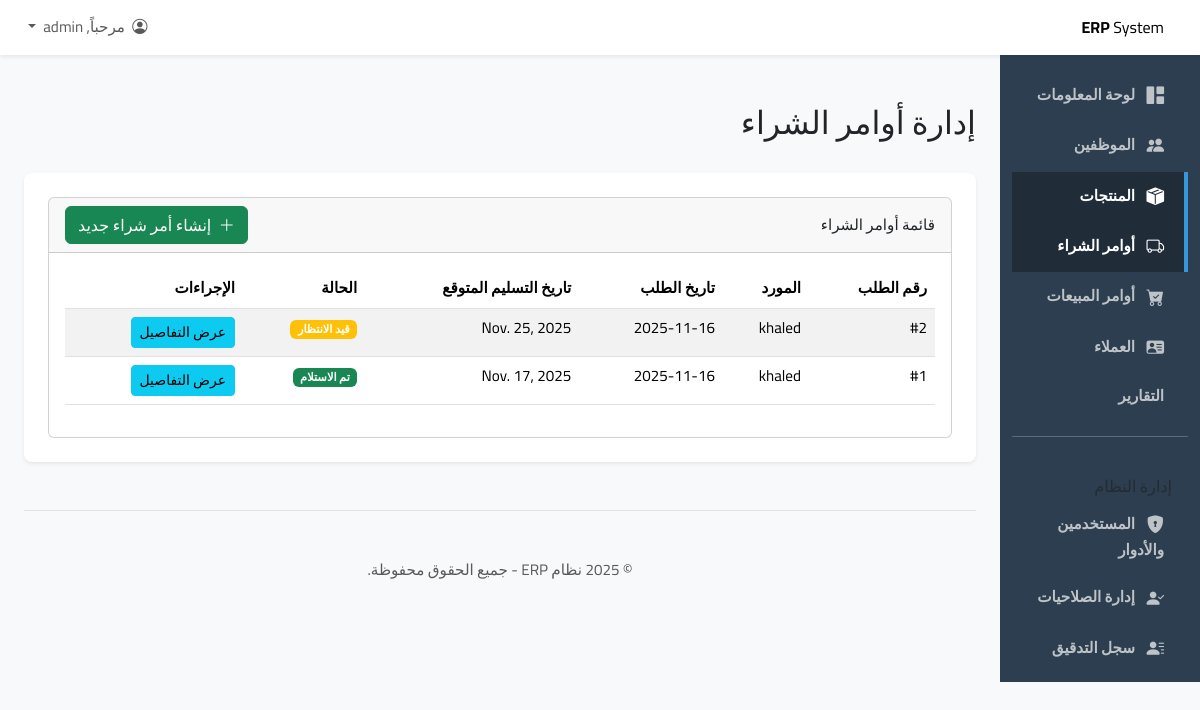
/products/purchase-orders/ (signed in), run on the app's committed database.
### inventory/models.py (models this page shows, shortened)
class PurchaseOrder(models.Model):
    STATUS_CHOICES = [
        ('PENDING', 'قيد الانتظار'),
        ('ORDERED', 'تم الطلب'),
        ('RECEIVED', 'تم الاستلام'),
    ]
    supplier = models.ForeignKey(Supplier, on_delete=models.CASCADE, verbose_name="المورد")
    order_date = models.DateTimeField(default=timezone.now, verbose_name="تاريخ الطلب")
    expected_delivery_date = models.DateField(null=True, blank=True, verbose_name="تاريخ التسليم المتوقع")
    status = models.CharField(max_length=20, choices=STATUS_CHOICES, default='PENDING', verbose_name="حالة الطلب")
    class Meta:
        verbose_name = "أمر شراء"
        verbose_name_plural = "أوامر الشراء"

class Supplier(models.Model):
    name = models.CharField(max_length=200, unique=True, verbose_name="اسم المورد")
    contact_person = models.CharField(max_length=100, blank=True, null=True, verbose_name="الشخص المسؤول")
    phone_number = models.CharField(max_length=20, blank=True, null=True, verbose_name="رقم الهاتف")
    email = models.EmailField(blank=True, null=True, verbose_name="البريد الإلكتروني")
    address = models.TextField(blank=True, null=True, verbose_name="العنوان")
    class Meta:
        verbose_name = "المورد"
        verbose_name_plural = "الموردين"

### inventory/views.py (the view)
# urls.py: path('', views.purchase_order_list_view, name='purchase_order_list'),
@login_required
def purchase_order_list_view(request):
    orders = PurchaseOrder.objects.all().order_by('-order_date')
    context = {'orders': orders}
    return render(request, 'inventory/purchase_order_list.html', context)

### inventory/templates/inventory/purchase_order_list.html (shortened to what this page needs)
{% extends "base.html" %}
{% block page_title %}إدارة أوامر الشراء{% endblock %}
{% block content %}
<div class="card">
    <div class="card-header d-flex justify-content-between align-items-center">
        <span>قائمة أوامر الشراء</span>
        <a href="{% url 'purchase_order_add' %}" class="btn btn-success">
            <i class="bi bi-plus-lg me-1"></i> إنشاء أمر شراء جديد
        </a>
    </div>
    <div class="card-body">
        <div class="table-responsive">
            <table class="table table-striped table-hover">
                <thead>
                    <tr>
                        <th>رقم الطلب</th>
                        <th>المورد</th>
                        <th>تاريخ الطلب</th>
                        <th>تاريخ التسليم المتوقع</th>
                        <th>الحالة</th>
                        <th>الإجراءات</th>
                    </tr>
                </thead>
                <tbody>
                    {% for order in orders %}
                    <tr>
                        <td>#{{ order.id }}</td>
                        <td>{{ order.supplier.name }}</td>
                        <td>{{ order.order_date|date:"Y-m-d" }}</td>
                        <td>{{ order.expected_delivery_date|default:"--" }}</td>
                        <td>
                            {% if order.status == 'RECEIVED' %}
                                <span class="badge bg-success">{{ order.get_status_display }}</span>
                            {% elif order.status == 'ORDERED' %}
                                <span class="badge bg-info">{{ order.get_status_display }}</span>
                            {% else %}
                                <span class="badge bg-warning">{{ order.get_status_display }}</span>
                            {% endif %}
                        </td>
                        <td>
                            <a href="{% url 'purchase_order_detail' pk=order.pk %}" class="btn btn-sm btn-info">عرض التفاصيل</a>
                        </td>
                    </tr>
                    {% empty %}
                    <tr>
                        <td colspan="6" class="text-center">لا يوجد أوامر شراء لعرضها.</td>
                    </tr>
                    {% endfor %}
                </tbody>
            </table>
        </div>
    </div>
</div>
{% endblock %}

### static/css/custom.css (style rules this page uses)
body { font-family: 'Cairo', sans-serif; font-size: 0.95rem; background-color: #f8f9fa; }

### data on the page
PurchaseOrder: id "2", supplier.name "khaled", order_date "2025-11-16", expected_delivery_date "Nov. 25, 2025", status "قيد الانتظار"
PurchaseOrder: id "1", supplier.name "khaled", order_date "2025-11-16", expected_delivery_date "Nov. 17, 2025", status "تم الاستلام"
